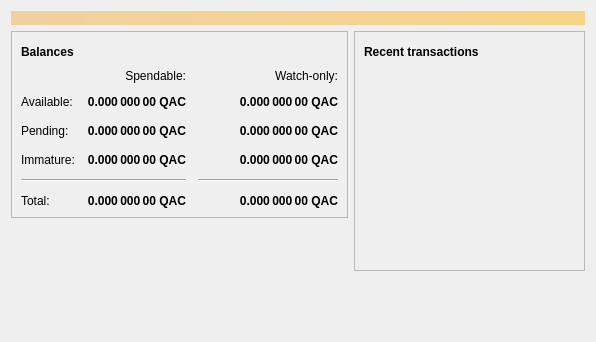
<?xml version="1.0" encoding="UTF-8"?>
<ui version="4.0">
 <class>OverviewPage</class>
 <widget class="QWidget" name="OverviewPage">
  <property name="geometry">
   <rect>
    <x>0</x>
    <y>0</y>
    <width>596</width>
    <height>342</height>
   </rect>
  </property>
  <property name="windowTitle">
   <string>Form</string>
  </property>
  <layout class="QVBoxLayout" name="topLayout">
   <item>
    <widget class="QLabel" name="labelAlerts">
     <property name="visible">
      <bool>false</bool>
     </property>
     <property name="styleSheet">
      <string notr="true">QLabel { background-color: qlineargradient(x1: 0, y1: 0, x2: 1, y2: 0, stop:0 #F0D0A0, stop:1 #F8D488); color:#000000; }</string>
     </property>
     <property name="wordWrap">
      <bool>true</bool>
     </property>
     <property name="margin">
      <number>3</number>
     </property>
     <property name="textInteractionFlags">
      <set>Qt::TextSelectableByMouse</set>
     </property>
    </widget>
   </item>
   <item>
    <layout class="QHBoxLayout" name="horizontalLayout" stretch="1,1">
     <item>
      <layout class="QVBoxLayout" name="verticalLayout_2">
       <item>
        <widget class="QFrame" name="frame">
         <property name="frameShape">
          <enum>QFrame::StyledPanel</enum>
         </property>
         <property name="frameShadow">
          <enum>QFrame::Raised</enum>
         </property>
         <layout class="QVBoxLayout" name="verticalLayout_4">
          <item>
           <layout class="QHBoxLayout" name="horizontalLayout_4">
            <item>
             <widget class="QLabel" name="label_5">
              <property name="font">
               <font>
                <weight>75</weight>
                <bold>true</bold>
               </font>
              </property>
              <property name="text">
               <string>Balances</string>
              </property>
             </widget>
            </item>
            <item>
             <widget class="QPushButton" name="labelWalletStatus">
              <property name="enabled">
               <bool>true</bool>
              </property>
              <property name="maximumSize">
               <size>
                <width>30</width>
                <height>16777215</height>
               </size>
              </property>
              <property name="toolTip">
               <string>The displayed information may be out of date. Your wallet automatically synchronizes with the Quasar network after a connection is established, but this process has not completed yet.</string>
              </property>
              <property name="text">
               <string/>
              </property>
              <property name="icon">
               <iconset resource="../bitcoin.qrc">
                <normaloff>:/icons/warning</normaloff>
                <disabledoff>:/icons/warning</disabledoff>:/icons/warning</iconset>
              </property>
              <property name="iconSize">
               <size>
                <width>24</width>
                <height>24</height>
               </size>
              </property>
              <property name="flat">
               <bool>true</bool>
              </property>
             </widget>
            </item>
            <item>
             <spacer name="horizontalSpacer_3">
              <property name="orientation">
               <enum>Qt::Horizontal</enum>
              </property>
              <property name="sizeHint" stdset="0">
               <size>
                <width>40</width>
                <height>20</height>
               </size>
              </property>
             </spacer>
            </item>
           </layout>
          </item>
          <item>
           <layout class="QGridLayout" name="gridLayout">
            <property name="spacing">
             <number>12</number>
            </property>
            <item row="2" column="2">
             <widget class="QLabel" name="labelWatchPending">
              <property name="font">
               <font>
                <weight>75</weight>
                <bold>true</bold>
               </font>
              </property>
              <property name="cursor">
               <cursorShape>IBeamCursor</cursorShape>
              </property>
              <property name="toolTip">
               <string>Unconfirmed transactions to watch-only addresses</string>
              </property>
              <property name="text">
               <string notr="true">0.000 000 00 QAC</string>
              </property>
              <property name="alignment">
               <set>Qt::AlignRight|Qt::AlignTrailing|Qt::AlignVCenter</set>
              </property>
              <property name="textInteractionFlags">
               <set>Qt::LinksAccessibleByMouse|Qt::TextSelectableByKeyboard|Qt::TextSelectableByMouse</set>
              </property>
             </widget>
            </item>
            <item row="2" column="1">
             <widget class="QLabel" name="labelUnconfirmed">
              <property name="font">
               <font>
                <weight>75</weight>
                <bold>true</bold>
               </font>
              </property>
              <property name="cursor">
               <cursorShape>IBeamCursor</cursorShape>
              </property>
              <property name="toolTip">
               <string>Total of transactions that have yet to be confirmed, and do not yet count toward the spendable balance</string>
              </property>
              <property name="text">
               <string notr="true">0.000 000 00 QAC</string>
              </property>
              <property name="alignment">
               <set>Qt::AlignRight|Qt::AlignTrailing|Qt::AlignVCenter</set>
              </property>
              <property name="textInteractionFlags">
               <set>Qt::LinksAccessibleByMouse|Qt::TextSelectableByKeyboard|Qt::TextSelectableByMouse</set>
              </property>
             </widget>
            </item>
            <item row="3" column="2">
             <widget class="QLabel" name="labelWatchImmature">
              <property name="font">
               <font>
                <weight>75</weight>
                <bold>true</bold>
               </font>
              </property>
              <property name="cursor">
               <cursorShape>IBeamCursor</cursorShape>
              </property>
              <property name="toolTip">
               <string>Mined balance in watch-only addresses that has not yet matured</string>
              </property>
              <property name="text">
               <string notr="true">0.000 000 00 QAC</string>
              </property>
              <property name="alignment">
               <set>Qt::AlignRight|Qt::AlignTrailing|Qt::AlignVCenter</set>
              </property>
              <property name="textInteractionFlags">
               <set>Qt::LinksAccessibleByMouse|Qt::TextSelectableByKeyboard|Qt::TextSelectableByMouse</set>
              </property>
             </widget>
            </item>
            <item row="4" column="0" colspan="2">
             <widget class="Line" name="line">
              <property name="orientation">
               <enum>Qt::Horizontal</enum>
              </property>
             </widget>
            </item>
            <item row="4" column="2">
             <widget class="Line" name="lineWatchBalance">
              <property name="sizePolicy">
               <sizepolicy hsizetype="Preferred" vsizetype="Fixed">
                <horstretch>0</horstretch>
                <verstretch>0</verstretch>
               </sizepolicy>
              </property>
              <property name="minimumSize">
               <size>
                <width>140</width>
                <height>0</height>
               </size>
              </property>
              <property name="orientation">
               <enum>Qt::Horizontal</enum>
              </property>
             </widget>
            </item>
            <item row="5" column="0">
             <widget class="QLabel" name="labelTotalText">
              <property name="text">
               <string>Total:</string>
              </property>
             </widget>
            </item>
            <item row="3" column="1">
             <widget class="QLabel" name="labelImmature">
              <property name="font">
               <font>
                <weight>75</weight>
                <bold>true</bold>
               </font>
              </property>
              <property name="cursor">
               <cursorShape>IBeamCursor</cursorShape>
              </property>
              <property name="toolTip">
               <string>Mined balance that has not yet matured</string>
              </property>
              <property name="text">
               <string notr="true">0.000 000 00 QAC</string>
              </property>
              <property name="alignment">
               <set>Qt::AlignRight|Qt::AlignTrailing|Qt::AlignVCenter</set>
              </property>
              <property name="textInteractionFlags">
               <set>Qt::LinksAccessibleByMouse|Qt::TextSelectableByKeyboard|Qt::TextSelectableByMouse</set>
              </property>
             </widget>
            </item>
            <item row="2" column="3">
             <spacer name="horizontalSpacer_2">
              <property name="orientation">
               <enum>Qt::Horizontal</enum>
              </property>
              <property name="sizeHint" stdset="0">
               <size>
                <width>40</width>
                <height>20</height>
               </size>
              </property>
             </spacer>
            </item>
            <item row="3" column="0">
             <widget class="QLabel" name="labelImmatureText">
              <property name="text">
               <string>Immature:</string>
              </property>
             </widget>
            </item>
            <item row="5" column="1">
             <widget class="QLabel" name="labelTotal">
              <property name="font">
               <font>
                <weight>75</weight>
                <bold>true</bold>
               </font>
              </property>
              <property name="cursor">
               <cursorShape>IBeamCursor</cursorShape>
              </property>
              <property name="toolTip">
               <string>Your current total balance</string>
              </property>
              <property name="text">
               <string notr="true">0.000 000 00 QAC</string>
              </property>
              <property name="alignment">
               <set>Qt::AlignRight|Qt::AlignTrailing|Qt::AlignVCenter</set>
              </property>
              <property name="textInteractionFlags">
               <set>Qt::LinksAccessibleByMouse|Qt::TextSelectableByKeyboard|Qt::TextSelectableByMouse</set>
              </property>
             </widget>
            </item>
            <item row="5" column="2">
             <widget class="QLabel" name="labelWatchTotal">
              <property name="font">
               <font>
                <weight>75</weight>
                <bold>true</bold>
               </font>
              </property>
              <property name="cursor">
               <cursorShape>IBeamCursor</cursorShape>
              </property>
              <property name="toolTip">
               <string>Current total balance in watch-only addresses</string>
              </property>
              <property name="text">
               <string notr="true">0.000 000 00 QAC</string>
              </property>
              <property name="alignment">
               <set>Qt::AlignRight|Qt::AlignTrailing|Qt::AlignVCenter</set>
              </property>
              <property name="textInteractionFlags">
               <set>Qt::LinksAccessibleByMouse|Qt::TextSelectableByKeyboard|Qt::TextSelectableByMouse</set>
              </property>
             </widget>
            </item>
            <item row="0" column="2">
             <widget class="QLabel" name="labelWatchonly">
              <property name="text">
               <string>Watch-only:</string>
              </property>
              <property name="alignment">
               <set>Qt::AlignRight|Qt::AlignTrailing|Qt::AlignVCenter</set>
              </property>
             </widget>
            </item>
            <item row="1" column="0">
             <widget class="QLabel" name="labelBalanceText">
              <property name="text">
               <string>Available:</string>
              </property>
             </widget>
            </item>
            <item row="1" column="1">
             <widget class="QLabel" name="labelBalance">
              <property name="font">
               <font>
                <weight>75</weight>
                <bold>true</bold>
               </font>
              </property>
              <property name="cursor">
               <cursorShape>IBeamCursor</cursorShape>
              </property>
              <property name="toolTip">
               <string>Your current spendable balance</string>
              </property>
              <property name="text">
               <string notr="true">0.000 000 00 QAC</string>
              </property>
              <property name="alignment">
               <set>Qt::AlignRight|Qt::AlignTrailing|Qt::AlignVCenter</set>
              </property>
              <property name="textInteractionFlags">
               <set>Qt::LinksAccessibleByMouse|Qt::TextSelectableByKeyboard|Qt::TextSelectableByMouse</set>
              </property>
             </widget>
            </item>
            <item row="1" column="2">
             <widget class="QLabel" name="labelWatchAvailable">
              <property name="font">
               <font>
                <weight>75</weight>
                <bold>true</bold>
               </font>
              </property>
              <property name="cursor">
               <cursorShape>IBeamCursor</cursorShape>
              </property>
              <property name="toolTip">
               <string>Your current balance in watch-only addresses</string>
              </property>
              <property name="text">
               <string notr="true">0.000 000 00 QAC</string>
              </property>
              <property name="alignment">
               <set>Qt::AlignRight|Qt::AlignTrailing|Qt::AlignVCenter</set>
              </property>
              <property name="textInteractionFlags">
               <set>Qt::LinksAccessibleByMouse|Qt::TextSelectableByKeyboard|Qt::TextSelectableByMouse</set>
              </property>
             </widget>
            </item>
            <item row="2" column="0">
             <widget class="QLabel" name="labelPendingText">
              <property name="text">
               <string>Pending:</string>
              </property>
             </widget>
            </item>
            <item row="0" column="1">
             <widget class="QLabel" name="labelSpendable">
              <property name="text">
               <string>Spendable:</string>
              </property>
              <property name="alignment">
               <set>Qt::AlignRight|Qt::AlignTrailing|Qt::AlignVCenter</set>
              </property>
             </widget>
            </item>
           </layout>
          </item>
         </layout>
        </widget>
       </item>
       <item>
        <spacer name="verticalSpacer">
         <property name="orientation">
          <enum>Qt::Vertical</enum>
         </property>
         <property name="sizeHint" stdset="0">
          <size>
           <width>20</width>
           <height>40</height>
          </size>
         </property>
        </spacer>
       </item>
      </layout>
     </item>
     <item>
      <layout class="QVBoxLayout" name="verticalLayout_3">
       <item>
        <widget class="QFrame" name="frame_2">
         <property name="frameShape">
          <enum>QFrame::StyledPanel</enum>
         </property>
         <property name="frameShadow">
          <enum>QFrame::Raised</enum>
         </property>
         <layout class="QVBoxLayout" name="verticalLayout">
          <item>
           <layout class="QHBoxLayout" name="horizontalLayout_2">
            <item>
             <widget class="QLabel" name="label_4">
              <property name="font">
               <font>
                <weight>75</weight>
                <bold>true</bold>
               </font>
              </property>
              <property name="text">
               <string>Recent transactions</string>
              </property>
             </widget>
            </item>
            <item>
             <widget class="QPushButton" name="labelTransactionsStatus">
              <property name="enabled">
               <bool>true</bool>
              </property>
              <property name="maximumSize">
               <size>
                <width>30</width>
                <height>16777215</height>
               </size>
              </property>
              <property name="toolTip">
               <string>The displayed information may be out of date. Your wallet automatically synchronizes with the Quasar network after a connection is established, but this process has not completed yet.</string>
              </property>
              <property name="text">
               <string/>
              </property>
              <property name="icon">
               <iconset resource="../bitcoin.qrc">
                <normaloff>:/icons/warning</normaloff>
                <disabledoff>:/icons/warning</disabledoff>:/icons/warning</iconset>
              </property>
              <property name="iconSize">
               <size>
                <width>24</width>
                <height>24</height>
               </size>
              </property>
              <property name="flat">
               <bool>true</bool>
              </property>
             </widget>
            </item>
            <item>
             <spacer name="horizontalSpacer">
              <property name="orientation">
               <enum>Qt::Horizontal</enum>
              </property>
              <property name="sizeHint" stdset="0">
               <size>
                <width>40</width>
                <height>20</height>
               </size>
              </property>
             </spacer>
            </item>
           </layout>
          </item>
          <item>
           <widget class="QListView" name="listTransactions">
            <property name="styleSheet">
             <string notr="true">QListView { background: transparent; }</string>
            </property>
            <property name="frameShape">
             <enum>QFrame::NoFrame</enum>
            </property>
            <property name="verticalScrollBarPolicy">
             <enum>Qt::ScrollBarAlwaysOff</enum>
            </property>
            <property name="horizontalScrollBarPolicy">
             <enum>Qt::ScrollBarAlwaysOff</enum>
            </property>
            <property name="selectionMode">
             <enum>QAbstractItemView::NoSelection</enum>
            </property>
           </widget>
          </item>
         </layout>
        </widget>
       </item>
       <item>
        <spacer name="verticalSpacer_2">
         <property name="orientation">
          <enum>Qt::Vertical</enum>
         </property>
         <property name="sizeHint" stdset="0">
          <size>
           <width>20</width>
           <height>40</height>
          </size>
         </property>
        </spacer>
       </item>
      </layout>
     </item>
    </layout>
   </item>
  </layout>
 </widget>
 <resources/>
 <connections/>
</ui>
